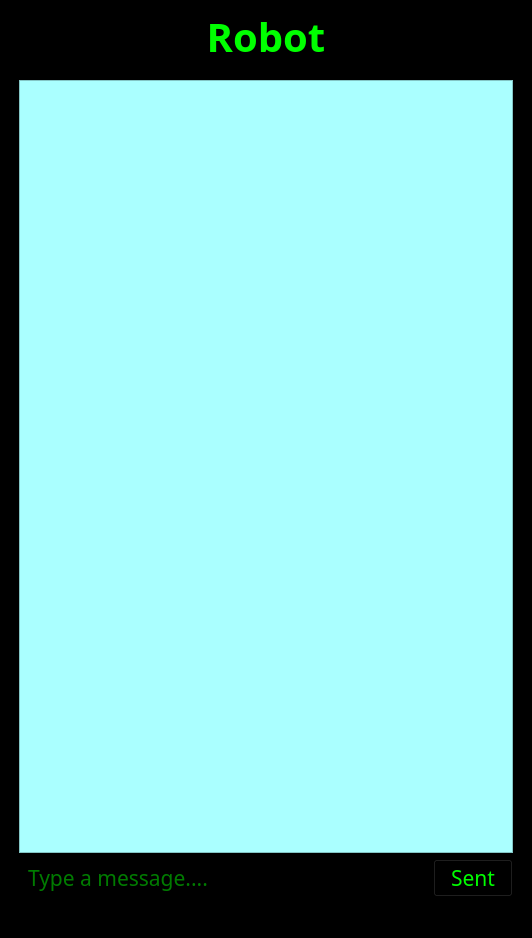
<?xml version="1.0" encoding="UTF-8"?>
<ui version="4.0">
 <class>MainWindow</class>
 <widget class="QMainWindow" name="MainWindow">
  <property name="geometry">
   <rect>
    <x>0</x>
    <y>0</y>
    <width>532</width>
    <height>938</height>
   </rect>
  </property>
  <property name="windowTitle">
   <string>My chatbot</string>
  </property>
  <property name="autoFillBackground">
   <bool>false</bool>
  </property>
  <property name="styleSheet">
   <string notr="true">background-color: rgb(0, 0, 0);</string>
  </property>
  <property name="inputMethodHints">
   <set>Qt::ImhTime</set>
  </property>
  <property name="tabShape">
   <enum>QTabWidget::Rounded</enum>
  </property>
  <widget class="QWidget" name="centralwidget">
   <layout class="QGridLayout" name="gridLayout">
    <item row="2" column="0">
     <widget class="QFrame" name="frame">
      <property name="frameShape">
       <enum>QFrame::StyledPanel</enum>
      </property>
      <property name="frameShadow">
       <enum>QFrame::Raised</enum>
      </property>
      <layout class="QGridLayout" name="gridLayout_2">
       <item row="2" column="1">
        <widget class="QLineEdit" name="linedt_TypeMessage">
         <property name="font">
          <font>
           <family>OCR-A BT</family>
           <pointsize>16</pointsize>
          </font>
         </property>
         <property name="acceptDrops">
          <bool>true</bool>
         </property>
         <property name="whatsThis">
          <string>&lt;!DOCTYPE HTML PUBLIC &quot;-//W3C//DTD HTML 4.0//EN&quot; &quot;http://www.w3.org/TR/REC-html40/strict.dtd&quot;&gt;
&lt;html&gt;&lt;head&gt;&lt;meta name=&quot;qrichtext&quot; content=&quot;1&quot; /&gt;&lt;style type=&quot;text/css&quot;&gt;
p, li { white-space: pre-wrap; }
&lt;/style&gt;&lt;/head&gt;&lt;body style=&quot; font-family:'Yu Gothic UI'; font-size:16pt; font-weight:400; font-style:normal;&quot;&gt;
&lt;p style=&quot;-qt-paragraph-type:empty; margin-top:0px; margin-bottom:0px; margin-left:0px; margin-right:0px; -qt-block-indent:0; text-indent:0px;&quot;&gt;&lt;br /&gt;&lt;/p&gt;&lt;/body&gt;&lt;/html&gt;</string>
         </property>
         <property name="styleSheet">
          <string notr="true">alternate-background-color: qconicalgradient(cx:0.5, cy:0.5, angle:0, stop:0 rgba(255, 255, 255, 255), stop:0.373979 rgba(255, 255, 255, 255), stop:0.373991 rgba(33, 30, 255, 255), stop:0.624018 rgba(33, 30, 255, 255), stop:0.624043 rgba(255, 0, 0, 255), stop:1 rgba(255, 0, 0, 255));
color: rgb(0, 245, 0);
border-color: rgb(0, 0, 0);
</string>
         </property>
         <property name="text">
          <string/>
         </property>
         <property name="placeholderText">
          <string>Type a message....</string>
         </property>
        </widget>
       </item>
       <item row="2" column="2">
        <widget class="QPushButton" name="btnSent">
         <property name="font">
          <font>
           <family>OCR-A BT</family>
           <pointsize>16</pointsize>
          </font>
         </property>
         <property name="styleSheet">
          <string notr="true">color: rgb(0, 255, 0);</string>
         </property>
         <property name="text">
          <string>Sent</string>
         </property>
         <property name="iconSize">
          <size>
           <width>30</width>
           <height>40</height>
          </size>
         </property>
        </widget>
       </item>
       <item row="1" column="0" colspan="3">
        <widget class="QListView" name="listContent">
         <property name="font">
          <font>
           <pointsize>12</pointsize>
          </font>
         </property>
         <property name="styleSheet">
          <string notr="true">background-color: rgb(0, 255, 255);
background-color: rgb(170, 255, 255);</string>
         </property>
         <property name="inputMethodHints">
          <set>Qt::ImhNone</set>
         </property>
        </widget>
       </item>
      </layout>
     </widget>
    </item>
    <item row="0" column="0" rowspan="2">
     <widget class="QLabel" name="label">
      <property name="sizeIncrement">
       <size>
        <width>0</width>
        <height>30</height>
       </size>
      </property>
      <property name="baseSize">
       <size>
        <width>0</width>
        <height>30</height>
       </size>
      </property>
      <property name="font">
       <font>
        <family>8514oem</family>
        <pointsize>30</pointsize>
        <weight>75</weight>
        <bold>true</bold>
       </font>
      </property>
      <property name="layoutDirection">
       <enum>Qt::RightToLeft</enum>
      </property>
      <property name="styleSheet">
       <string notr="true">color: rgb(255, 255, 0);
color: rgb(0, 255, 0);</string>
      </property>
      <property name="text">
       <string>Robot</string>
      </property>
      <property name="alignment">
       <set>Qt::AlignCenter</set>
      </property>
     </widget>
    </item>
   </layout>
  </widget>
  <widget class="QMenuBar" name="menubar">
   <property name="geometry">
    <rect>
     <x>0</x>
     <y>0</y>
     <width>532</width>
     <height>26</height>
    </rect>
   </property>
  </widget>
  <widget class="QStatusBar" name="statusbar"/>
 </widget>
 <resources>
  <include location="imagine/icons.qrc"/>
 </resources>
 <connections/>
</ui>
